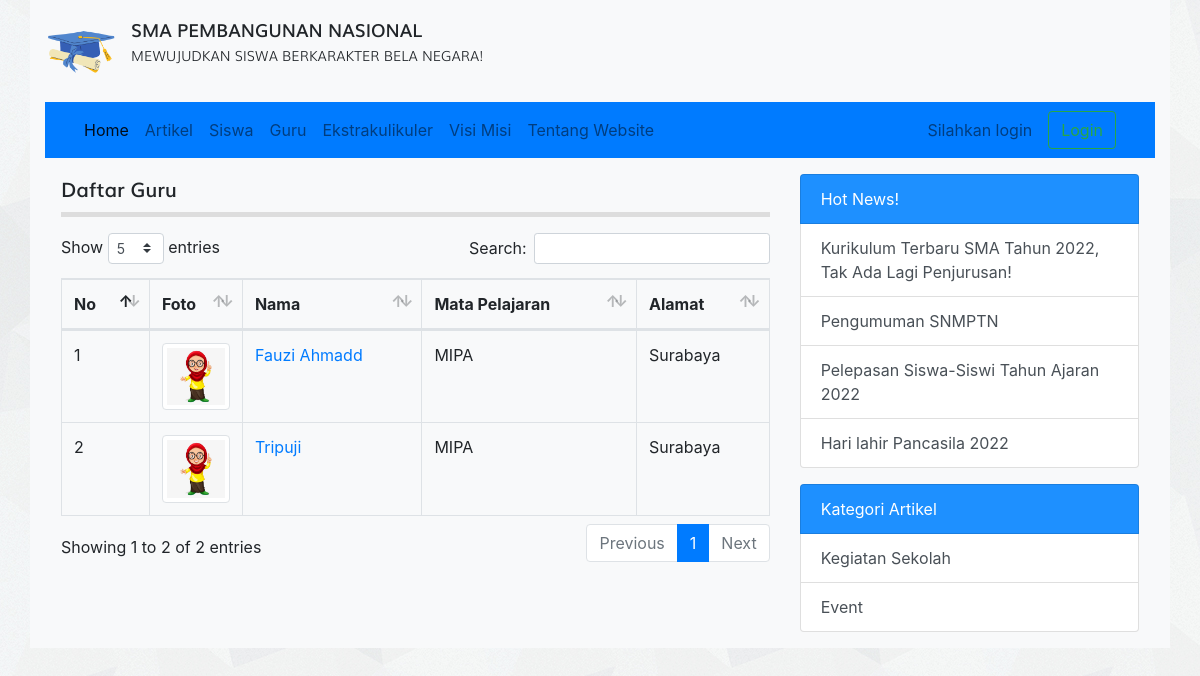
Screenshot of /guru.php with the database file from the repository.
### tables this page shows
CREATE TABLE `tbl_guru` (
  `id` int(11) NOT NULL,
  `nama` varchar(100) DEFAULT NULL,
  `nip` int(10) DEFAULT NULL,
  `jenis_kelamin` enum('L','P') DEFAULT NULL,
  `no_hp` varchar(12) DEFAULT NULL,
  `tempat_lahir` varchar(50) DEFAULT NULL,
  `tanggal_lahir` date DEFAULT NULL,
  `mata_pelajaran` varchar(50) DEFAULT NULL,
  `alamat` varchar(100) DEFAULT NULL,
  `foto` varchar(100) DEFAULT NULL
);

CREATE TABLE `tbl_artikel` (
  `id` int(11) NOT NULL,
  `judul` varchar(255) DEFAULT NULL,
  `isi` text DEFAULT NULL,
  `tanggal` date DEFAULT NULL,
  `foto` varchar(100) DEFAULT NULL,
  `id_kategori` int(11) DEFAULT NULL
);

CREATE TABLE `tbl_kategori_artikel` (
  `id` int(11) NOT NULL,
  `nama_kategori` varchar(30) DEFAULT NULL
);

### guru.php (the view, shortened to what this page needs)
<?php
require_once 'koneksi.php';
$query = mysqli_query($koneksi, "SELECT id, nama, alamat, foto, no_hp, mata_pelajaran FROM tbl_guru");
$no = 1;
?>
<!DOCTYPE html>
<html>
<head>
	<link rel="stylesheet" href="resources/datatables/datatables.min.css">
	<link rel="stylesheet" href="resources/fonts/stylesheet.css">
	<link rel="stylesheet" href="resources/css/bootstrap.min.css">
	<link rel="stylesheet" href="resources/css/style.css">
</head>
<body>
	<div class="container bg-light">
		<div class="logo clearfix">
			<div class="float-left mt-3 mb-3">
				<img src="resources/images/logo.png" alt="Logo Sekolah" width="70px" class="float-left mr-3">
				<div class="text float-right">
					<span class="sma">SMA PEMBANGUNAN NASIONAL</span><br>
					<span class="visi">MEWUJUDKAN SISWA BERKARAKTER BELA NEGARA!</span>
				</div>
			</div>
		</div>
		<?php require_once 'navbar.php'; ?>
		<div class="row p-3">
			<div class="col-md-8">
				<div class="title mb-3">
					Daftar Guru
				</div>
				<table id="table_id" class="dataTable table table-bordered">
				    <thead>
				        <tr>
				            <th>No</th>
				            <th width="50px">Foto</th>
				            <th>Nama</th>
				            <th>Mata Pelajaran</th>
				            <th>Alamat</th>
				        </tr>
				    </thead>
				    <tbody>
				        <?php while($row = mysqli_fetch_assoc($query)) : ?>
							<tr>
								<td><?= $no++ ?></td>
								<td><img src="images/guru/<?= $row['foto'] ?>" alt="" width="100%" class="img-thumbnail"></td>
								<td><a href="detail_guru.php?id=<?= $row['id'] ?>"><?= $row['nama'] ?></a></td>
								<td><?= $row['mata_pelajaran'] ?></td>
								<td><?= $row['alamat'] ?></td>
							</tr>
						<?php endwhile; ?>
				    </tbody>
				</table>
			</div>
			<?php require 'sidebar.php'; ?>
</body>
</html>

### sidebar.php
<?php
$query_artikel_terbaru = mysqli_query($koneksi, "SELECT * FROM tbl_artikel ORDER BY tanggal ASC LIMIT 4");
$query_kategori_artikel= mysqli_query($koneksi, "SELECT * FROM tbl_kategori_artikel LIMIT 4");
?>
<div class="col-sm-4">
	<div class="list-group">
		<span class="list-group-item text-white" style="background-color: #1E90FF">Hot News!</span>
		<?php while($artikel_terbaru = mysqli_fetch_assoc($query_artikel_terbaru)) : ?>
			<a href="detail_artikel.php?id=<?= $artikel_terbaru['id'] ?>" class="list-group-item list-group-item-action"><?= $artikel_terbaru['judul'] ?></a>
		<?php endwhile; ?>
	</div>
	<div class="list-group">
		<span class="list-group-item text-white mt-3" style="background-color: #1E90FF">Kategori Artikel</span>
		<?php while($kategori_artikel = mysqli_fetch_assoc($query_kategori_artikel)) : ?>
			<a href="kategori.php?id=<?= $kategori_artikel['id'] ?>" class="list-group-item list-group-item-action"><?= $kategori_artikel['nama_kategori'] ?></a>
		<?php endwhile; ?>
	</div>
</div>

### resources/css/style.css (style rules this page uses)
body { background-image: url('../images/bg_all.jpg'); }
.sma { font-family: 'mulisemibold'; font-size: 18px; }
.visi { font-family: 'mulilight'; font-size: 14px; }
.title { font-family: 'mulisemibold'; font-size: 20px; padding-bottom: 7.5px; border-bottom: 5px solid #ddd }

### rows the page displays
tbl_guru: foto (picture), nama "Fauzi Ahmadd", mata_pelajaran "MIPA", alamat "Surabaya"
tbl_guru: foto (picture), nama "Tripuji", mata_pelajaran "MIPA", alamat "Surabaya"
tbl_artikel: judul "Kurikulum Terbaru SMA Tahun 2022, Tak Ada Lagi Penjurusan!"
tbl_artikel: judul "Pengumuman SNMPTN"
tbl_artikel: judul "Pelepasan Siswa-Siswi Tahun Ajaran 2022"
tbl_artikel: judul "Hari lahir Pancasila 2022"
tbl_kategori_artikel: nama_kategori "Kegiatan Sekolah"
tbl_kategori_artikel: nama_kategori "Event"
